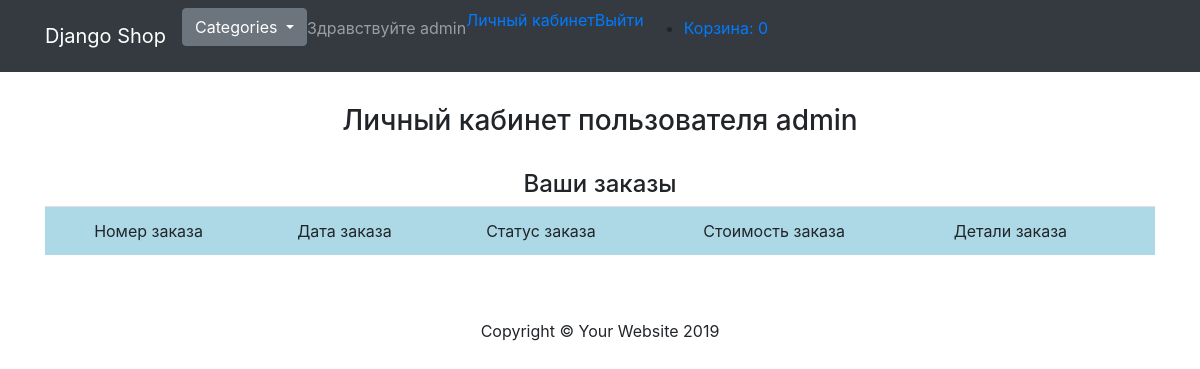
/account/ (signed in), run on an earlier commit of the app's database.
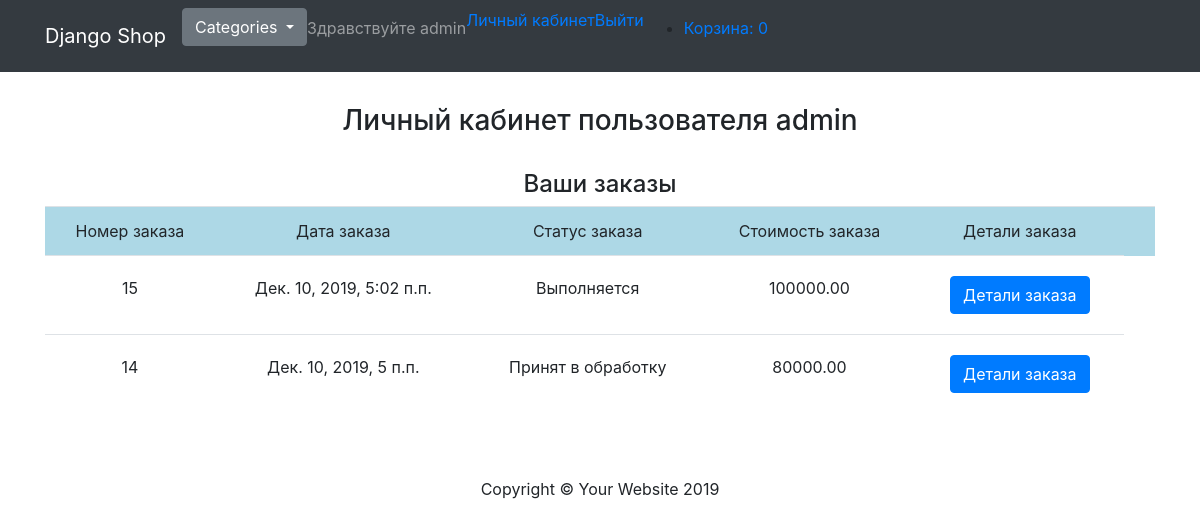
And on a later commit of the database.
### ecomapp/models.py (models this page shows, shortened)
class Order(models.Model):
    user = models.ForeignKey(settings.AUTH_USER_MODEL, on_delete=models.CASCADE)
    items = models.ManyToManyField(Cart)
    total = models.DecimalField(max_digits=9, decimal_places=2, default=0.00)
    first_name = models.CharField(max_length=200)
    last_name = models.CharField(max_length=200)
    phone = models.CharField(max_length=20)
    address = models.CharField(max_length=255)
    buying_type = models.CharField(max_length=40, choices=(('Самовывоз', 'Самовывоз'), ('Доставка', 'Доставка')), default='Самовывоз')
    date = models.DateTimeField(auto_now_add=True)
    comments = models.TextField()
    status = models.CharField(max_length=100, choices=ORDER_STATUS_CHOICES)

### ecomapp/views.py (the view)
# urls.py: path('account/', account_view, name='account'),
def account_view(request):
    order = Order.objects.filter(user=request.user).order_by('-id')
    categories = Category.objects.all()
    context = {
        'order': order,
        'categories': categories,
    }
    return render(request, 'account.html', context)

### ecomapp/models.py (called while the page is built)
    def get_absolute_url(self):
        return reverse('category_detail', kwargs={'slug': self.slug})

### ecomapp/templates/account.html (shortened to what this page needs)
{% extends 'base.html' %}
{% block content %}
<br>
<br>
  <h3 class="text-center">Личный кабинет пользователя {{ request.user }}</h3>
<br>
<h4 class="text-center">Ваши заказы</h4>
<table class="table">
    <tr style="background: lightblue;">
        <td class="text-center">Номер заказа</td>
        <td class="text-center">Дата заказа</td>
        <td class="text-center">Статус заказа</td>
        <td class="text-center">Стоимость заказа</td>
        <td class="text-center">Детали заказа</td>
        <td></td>
    </tr>
    {% for item in order %}
    <tr class="text-center" style="padding-top: 20px; padding-bottom: 20px;">
        <td class="text-center" style="padding-top: 20px; padding-bottom: 20px;">{{ item.id }}</td>
        <td class="text-center" style="padding-top: 20px; padding-bottom: 20px;">{{ item.date }}</td>
        <td class="text-center" style="padding-top: 20px; padding-bottom: 20px;">{{ item.status }}</td>
        <td class="text-center" style="padding-top: 20px; padding-bottom: 20px;">{{ item.total }}</td>
        <td class="text-center" style="padding-top: 20px; padding-bottom: 20px;"><button type="button" class="btn btn-primary btn-md" data-toggle="modal" data-target="#myModal-{{ item.id }}">
                Детали заказа</td>
    </tr>
    {% endfor %}
</table>
{% endblock %}

### ecomapp/templates/base.html (shortened to what this page needs)
{% load static %}
<!DOCTYPE html>
<html lang="en">
<head>
    <link rel="stylesheet"  href="{% static 'css/bootstrap.css' %}">
    <link rel="stylesheet"  href="{% static 'css/shop-homepage.css' %}">
</head>
<body>
<!DOCTYPE html>
<html lang="en">
<head>
  <link href="vendor/bootstrap/css/bootstrap.min.css" rel="stylesheet">
  <link href="css/shop-homepage.css" rel="stylesheet">
</head>
<body>
  <nav class="navbar navbar-expand-lg navbar-dark bg-dark fixed-top">
    <div class="container">
      <a class="navbar-brand" href="/">Django Shop</a>
      <div class="collapse navbar-collapse" id="navbarResponsive">
        <ul class="nav navbar-nav">
          {% if not request.get_full_path == '/' %}
          <div class="dropdown">
              <button class="btn btn-secondary dropdown-toggle" type="button" id="dropdownMenuButton" data-toggle="dropdown" aria-haspopup="true" aria-expanded="false">
                Categories
              </button>
            </div>
          {% endif %}
          {% if not request.user.is_authenticated %}
              <li>
               <p class="navbar-text">Здравствуйте гость</p>
              </li>
              <li>
                <a href="{% url 'login' %}">Войти</a>
              </li>
              <li>
                <a href="{% url 'registration' %}">Регистрация</a>
              </li>
          {% else %}
          <li>
            <p class="navbar-text">Здравствуйте {{ request.user }}</p>
          </li>
          <li>
            <a href="{% url 'account' %}">Личный кабинет</a>
          </li>
          <li>
              <a href="{% url 'logout' %}">Выйти</a>
            </li>
          {% endif %}
        </ul>
        <ul сlass="nav navbar navbar-right">
          <li><a href="{% url 'cart' %}">Корзина:  <spen class="bedge" id="cart_count">{% if not request.session.total %} 0 {% else %} {{ request.session.total }} {% endif %}</spen></a></li>
        </ul>
      </div>
    </div>
  </nav>
  <div class="container">
    {% block content %}{% endblock %}
  </div>
  <footer class="py-5">
    <div class="container">
      <p class="m-0 text-center text-black">Copyright &copy; Your Website 2019</p>
    </div>
  </footer>
</body>
</html>

### static_in_dev/css/shop-homepage.css (style rules this page uses)
body { padding-top: 56px; }

### static/css/shop-homepage.css (style rules this page uses)
body { padding-top: 56px; }

What changed in the data, as far as the page shows it:
added Order: id "15", date "Дек. 10, 2019, 5:02 п.п.", status "Выполняется", total "100000.00"
added Order: id "14", date "Дек. 10, 2019, 5 п.п.", status "Принят в обработку", total "80000.00"
